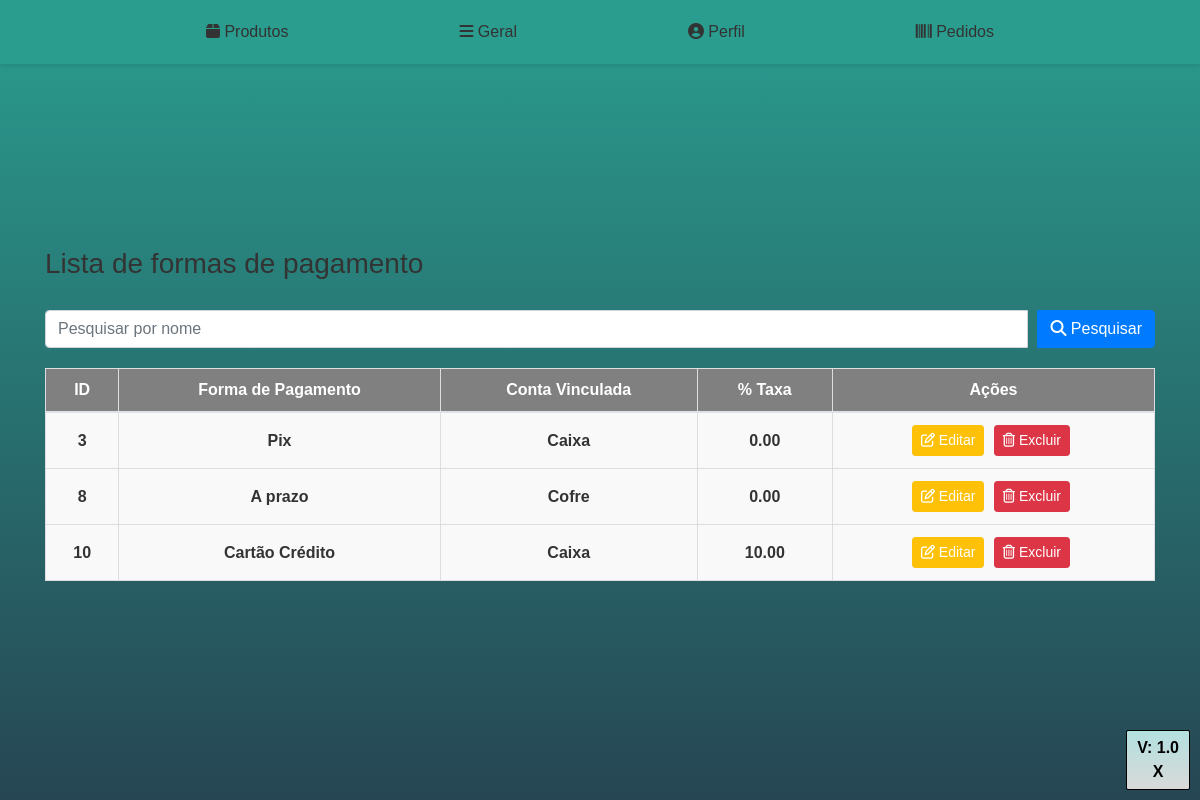
Page /listar_formpag.php (signed in) on the committed database.
### tables this page shows
CREATE TABLE `fm_pag` (
  `id_fmpag` int(5) NOT NULL,
  `nome_fmpag` varchar(100) DEFAULT NULL,
  `banco_vinculado` varchar(45) DEFAULT NULL,
  `deletado` char(1) DEFAULT NULL,
  `id_reg_delet` int(5) DEFAULT NULL,
  `id_reg_edit` int(5) DEFAULT NULL,
  `percentual_taxa` decimal(5,2) DEFAULT 0.00
);

### listar_formpag.php (the view, shortened to what this page needs)
<?php
include_once 'head.php';
?>
<!DOCTYPE html>
<html lang="en">
<head>
</head>
<body>
    <?php include_once('menu.php'); ?>
    <div class="container">
        <h3 style="margin-bottom:30px">Lista de formas de pagamento</h3>
        <form method="GET" action="" style="margin-bottom: 20px;">
            <div class="input-group">
                <input type="text" class="form-control" placeholder="Pesquisar por nome" name="pesquisar"
                    value="<?= isset($_GET['pesquisar']) ? $_GET['pesquisar'] : '' ?>">
                <div class="input-group-append">
                    <button class="btn btn-primary" type="submit"><i class="fas fa-search"></i> Pesquisar</button>
                </div>
            </div>
        </form>
        <?php
        include_once 'conexao.php';
        $registrosPorPagina = 10;
        $paginaAtual = isset($_GET['pagina']) ? $_GET['pagina'] : 1;
        $offset = ($paginaAtual - 1) * $registrosPorPagina;
        $pesquisar = isset($_GET['pesquisar']) ? $_GET['pesquisar'] : '';
        $sql = "SELECT id_fmpag, nome_fmpag, banco_vinculado, percentual_taxa FROM `fm_pag` WHERE nome_fmpag LIKE '%$pesquisar%' AND deletado = 'N' LIMIT $offset, $registrosPorPagina";
        $retorno = mysqli_query($conexao, $sql);
        ?>
        <table class="table">
            <thead>
                <tr>
                    <th scope="col">ID</th>
                    <th scope="col">Forma de Pagamento</th>
                    <th scope="col">Conta Vinculada</th>
                    <th scope="col">% Taxa</th>
                    <th scope="col">Ações</th>
                </tr>
            </thead>
            <tbody>
                <?php
                while ($array = mysqli_fetch_array($retorno, MYSQLI_ASSOC)) {
                    $id_fmpag = $array['id_fmpag'];
                    $nome_fmpag = $array['nome_fmpag'];
                    $banco_vinculado = $array['banco_vinculado'];
                    $percentual_taxa = $array['percentual_taxa'];
                    ?>
                    <tr>
                        <td>
                            <?= $id_fmpag ?>
                        </td>
                        <td>
                            <?= $nome_fmpag ?>
                        </td>
                        <td>
                            <?= $banco_vinculado ?>
                        </td>
                        <td>
                            <?= $percentual_taxa ?>
                        </td>
                        <td>
                            <a class="btn-editar btn btn-sm btn-warning" href="editar_fmpag.php?id_fmpag=<?= $id_fmpag ?>"
                                role="button"><i class="far fa-edit"></i> Editar</a>
                            <a class="btn-editar btn btn-sm btn-danger" href="excluir_fmpag.php?id_fmpag=<?= $id_fmpag ?>"
                                role="button"><i class="far fa-trash-alt"></i> Excluir</a>
                        </td>
                    </tr>
                <?php } ?>
            </tbody>
        </table>
    </div>
    <?php include_once 'footer.php' ?>
</body>
</html>

### css/estilo.css (style rules this page uses)
.btn-editar { color: #fff !important; }

### listar_formpag.php (style rules this page uses)
.container { padding-top: 20px; }
.form-control { width: 300px; display: inline-block; }
.btn-primary { margin-left: 10px; }
.table { margin-top: 20px; }
.table th, .table td { vertical-align: middle; }
.btn-editar { margin-right: 5px; }
body { background: linear-gradient(to bottom, #4daaaa, #a7a4a4); color: black; font-family: Arial, sans-serif; margin: 0; padding: 20px; min-height: 100vh; box-sizing: border-box; display: flex; flex-direction: column; justify-content: center; }
th, td { padding: 10px; border: 1px solid #ddd; }
th { background-color: grey; color: white; font-weight: bold; text-align: center; }
td { background-color: #f9f9f9; font-weight: bold; text-align: center; }
th, tr, td { text-align: center; font-weight: bold; border: 1px solid #ddd; }

### menu.php (style rules this page uses)
body { font-family: 'Arial', sans-serif; margin: 0; padding: 0; background: linear-gradient(to bottom, #2a9d8f, #264653); color: #333; font-weight: bold; }

### rows in the picture
fm_pag: id_fmpag "3", nome_fmpag "Pix", banco_vinculado "Caixa", percentual_taxa "0.00"
fm_pag: id_fmpag "8", nome_fmpag "A prazo", banco_vinculado "Cofre", percentual_taxa "0.00"
fm_pag: id_fmpag "10", nome_fmpag "Cartão Crédito", banco_vinculado "Caixa", percentual_taxa "10.00"
